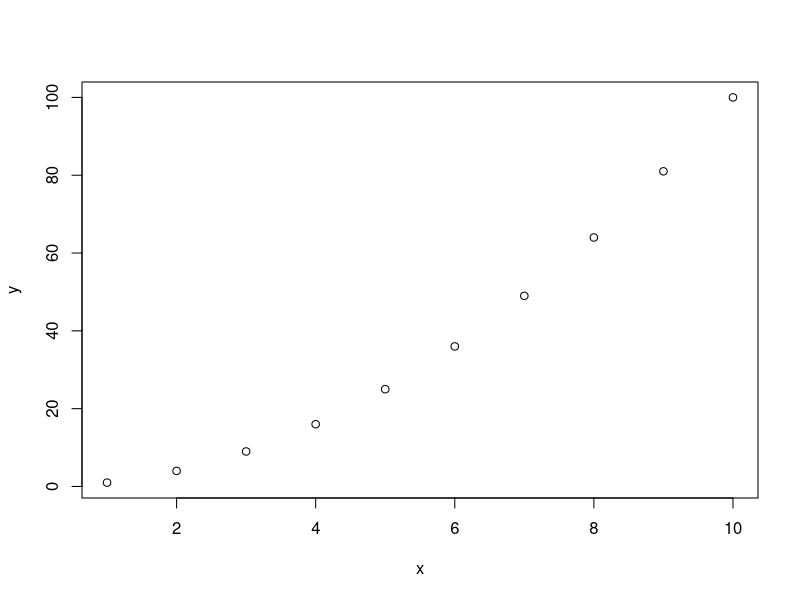
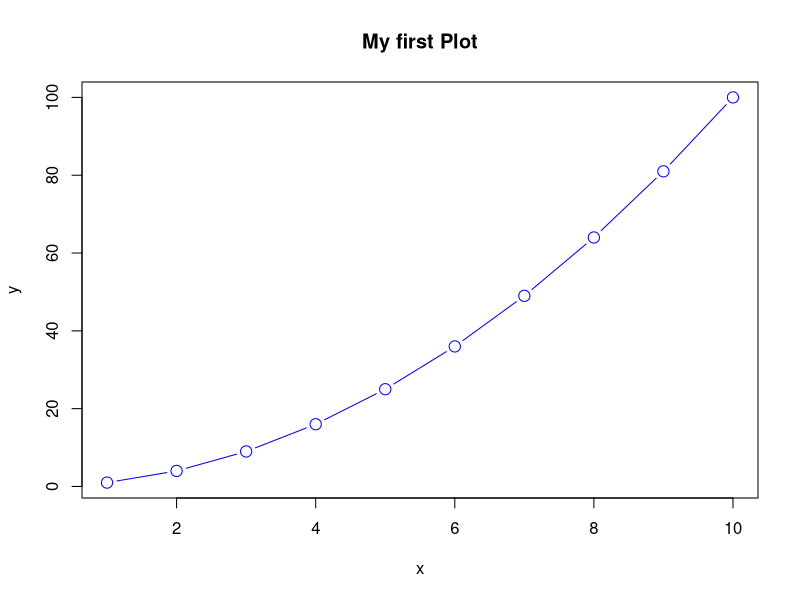

Write the R code that produced these figures, in order. (Note: this script raises an error after producing the figures.)
# Note, lines that begin with a # (like this one!) are called "comments" and R skips them when running your script.

#R can work as a caculator

#example of adding two numbers

10352 + 987653

#can you divide 10352 by 987653

10352/987653

#R can also perform more advanced math
2^6 * 99

914545%%33
#(%%, or modulo, gives you the remainder from long devision, can also use %/% to get the quotient)

# Store x as 1 through 10

x <- 1:10
x

# store y as x squared

y <- x^2

#plot of y against x, with y on the y-axis

plot(y ~ x)

#plot with blue lines and points

plot(y ~ x, type = "b", col = "blue", cex = 1.5, main = "My first Plot")

#get help with a function, in this case plot

?plot

#for more graphical parameters one can peruse <https://www.statmethods.net/graphs/index.html>
#we will also be learning how to visualize data in R using the popular and powerful package ggplot2, so stay tuned!

#seeing a warning
z <- -3
sqrt(z)

#seeing an error
sqrt(a)

#note a warning still gives a result, while an error cannot

#we can remove an object from our environment

rm(x)

#or we can clear everything
rm(list = ls())

#note that while this removed all the environmental variables our console still has clutter, we can clear that as well
cat("\014")

# a few more examples
age <- c(23, 35, 31, 49, 77, 42, 50, 30, 12)
salary_in_thousands <- c(33, 105, 153, 0, 74, 99, 32, 188, 12)

mean(age)
sd(age)
var(salary_in_thousands)
cor(age, salary_in_thousands)
hist(age)
hist(salary_in_thousands)
plot(age, salary_in_thousands)

# In groups complete the following coding challenge:

# The temperature in fahrenheit is 68 degrees, assign that value to a variable named "temperature_in_fahrenheit".

temperature_in_fahrenheit <- 68

# The conversion of fahrenheit to celsius is (<temperature in fahrenheit> - 32)*5/9. Calculate the temperature in celsius and assign that value to a variable named temperature_in_celsius.

temperature_in_celsius <- (temperature_in_fahrenheit - 32)*5/9 

# What is the log base-10 of the fahrenheit temperature minus the celsius temperature?

log10(temperature_in_fahrenheit - temperature_in_celsius)

x <- 10
# x <- 32

# Practice saving the above challenge as a script (click the floppy disc icon at the top of the screen to save)

# Add a comment to your script listing your name, your group member's name(s) and the date

# Save any changes and close and re-open RStudio

# Check your working directory

getwd()

# Run ls(), what do you see?

ls()
# should say "character(0) meaning nothing, because you have not run the script yet

# Run your script, then check your working directory and run ls() again, what do you see now?

ls()

# Should output [1] "temperature_in_celsius" "temperature_in_fahrenheit" "x"

# Remove the temperature in fahrenheit variable from your workspace

rm(temperature_in_fahrenheit)

# Try to call the temperature in fahrenheit variable to print it's value, what happens?

temperature_in_fahrenheit

# Your console should display "Error: object 'temperature_in_fahrenheit' not found"

# Try to call the temperature in celsius variable to print it's value, what happens?

temperature_in_celsius

# You console should display "[1] 20"
